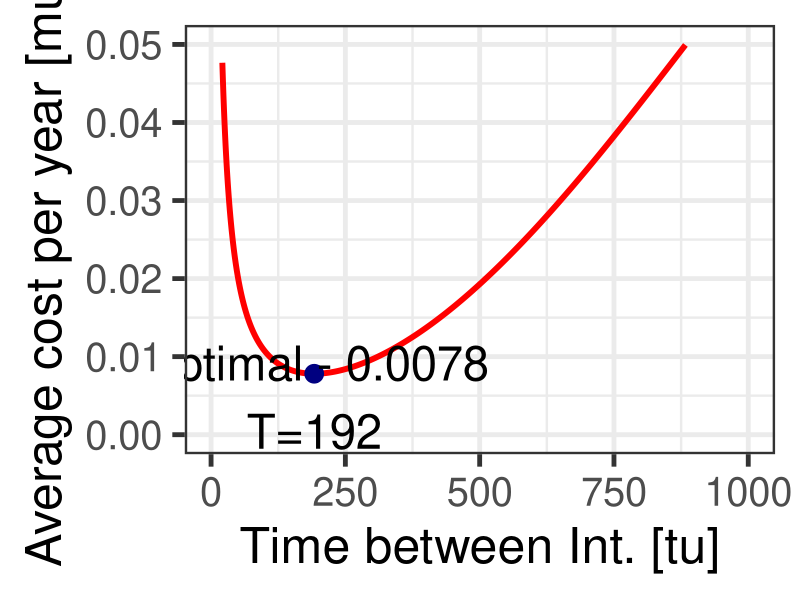

This figure's R source:
# *-----------------------------------------------------------------
# | PROBLEM NUMBER: 3.4
# | PROBLEM NAME: Pipe Intervention
# | UPDATE: AE     
# | DESCRIPTION: In this problem a Pipe Intervention is considered 
# |              in terms of optimisation of costs. A
# |              Weibull distribution is used to model the
# |              probability of failure. 
# | 
# | KEYWORDS: Weibull, failure, optimization, cost, age-dependent, 
# |           pipes, 
# *-----------------------------------------------------------------

### ------------------DATA AND PACKAGE IMPORT-----------------
rm(list=ls())     # clear the memory and items in R console
library(ggplot2)
### ------------------VARIABLE DEFINITION---------------------

# C.CI is the Cost of a Corrective Intervention (CI)
# C.PI is the Cost of a Preventive Intervention (PI)
# t.CI is the Down-Time needed for execution of a Corrective
# Intervention (CI)
# t.PI is the Down-Time needed for execution of a Preventive
# Intervention (PI)
# tau is the total expected down time per time unit. We try to
# maximise tau.

### ---------------VARIABLE INPUT-------------------

C.CI  <- 100    # cost for corrective intervention
C.PI  <- 1      # cost for preventive intervention
mt    <- 1000   # mean lifetime in cycles of operation. 
beta  <- 3      # shape parameter of Weibull distribution function
p.max <- 0.01   # within (0,T] the failure prob. cannot exceed p.max
T.max <- 1000

### ---------------PROGRAM OUTPUT-------------------

## Outputs of our program are similar to those in previous programs. 
## Here we also collate the probabilities of failure at every year, 
## to verify that the probability p[t] does not exceed 0.01

# Define empty matrices and function

F <- matrix(nrow=T.max) # cumulative distribution
S <- matrix(nrow=T.max) # survival probability
E <- matrix(nrow=T.max) # expected lifetime of pipe
p <- matrix(nrow=T.max) # Vector of prob. until they exceed 0.01
eta <- matrix(nrow=T.max) # cost per unit of time 
survi = function(t,a,b){exp(-(a*t)^b)} # survival function, 1-F

### ------------------CALCULATIONS-------------------

# We first calculate lambda for the Weibull probability.
lambda <- gamma(1+1/beta)/mt

# AGE REPLACEMENT MODEL - minimise cost & maximise availability

for (T in 1:T.max){
  F[T] <- 1-exp(-(lambda*T)^beta)
  S[T] <- 1-F[T]
  E[T] <- integrate(survi,0,T,a=lambda,b=beta)$val
  eta[T] <- (F[T]*C.CI+S[T]*C.PI)/E[T] # cost per unit time
  # For problem 3.5 we find maximum availability
  p.temp <- F[T] # want to see if the prob. is larger than 0.01
  if(p.temp<p.max)
  {
    p[T] <- F[T];
  } 
  else 
  {
    p[T] <- 0 
    # if larger than 0.01, we make the prob. 0. This way we find the
    # last chance for Infr.Manager to intervene before p>0.01
  }
}

cat('Estimation results \n')
result=data.frame(F,S,E,eta)
cat('Time at which yielding the minimal cost per unit of time \n')
print(which.min(eta))
cat('Time at which the probability of failure exceeds 0.01 \n')
print(which.max(p))

# If time of probability exceeding 0.01 is larger than optimal time,
# we print OK
if (which.max(p)>which.min(eta)){ 
  print('OK')
  cat('Minimal cost per unit time \n')
  print(min(eta))
} else {
  print('minimal cost displayed is reached when failure probability
        exceeds 0.01')
}


### --------------------PLOT--------------------
## The following code is only for plotting the figure given as 
## a solution to the Exercise


plotres <- data.frame(1:T.max,eta)
names(plotres) <- c("T","eta")

ploteta <- ggplot(data=plotres,aes(x=T,y=eta),color="red") + 
  geom_line(size=2,color="red") + 
  xlab("Time between Int. [tu]") + 
  ylab("Average cost per year [mu/tu]") + # Set axis labels
  ylim(0,0.05) +
  theme_bw(base_size=36)

# Let us collect the optimal points in the data frame optimal

optimal <- data.frame(nrow=1,ncol=2)
names(optimal) <- c("x","y")


data <- plotres
optimal[1,1] <- data$T[which.min(data$eta)]
optimal[1,2] <- min(data$eta)

# Now we add these points to the graph before exporting
ploteta + geom_point(data=optimal
                     , aes(x=x
                           , y=y)
                     , colour="navyblue"
                     , size=6) +
  annotate("text", label="Optimal - 0.0078\nT=192"
           , x=optimal[1,1]+0.02, y=optimal[1,2]-0.003
           , size=12)

dev.copy(png,'E3-04_eta.png',width=2000,height=1330)
dev.off()

### ------------------PLOT END-------------------

# END
